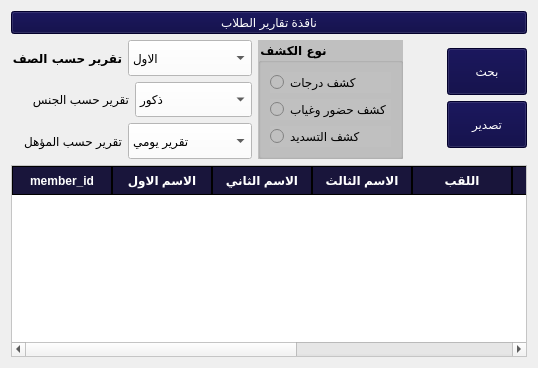
             <widget class="QWidget" name="tab_201">
              <attribute name="title">
               <string>تقارير الطلاب</string>
              </attribute>
              <layout class="QGridLayout" name="gridLayout_44">
               <item row="0" column="0">
                <layout class="QVBoxLayout" name="verticalLayout_33" stretch="10,30,60">
                 <item>
                  <layout class="QGridLayout" name="gridLayout_45">
                   <item row="0" column="0">
                    <widget class="QPushButton" name="pushButton_269">
                     <property name="styleSheet">
                      <string notr="true">background-color:rgb(4, 0, 62);
color:rgb(255, 255, 255);
font: 15pt &quot;PT Bold Heading&quot;;</string>
                     </property>
                     <property name="text">
                      <string>ناقذة تقارير الطلاب</string>
                     </property>
                    </widget>
                   </item>
                  </layout>
                 </item>
                 <item>
                  <layout class="QHBoxLayout" name="horizontalLayout_30">
                   <item>
                    <layout class="QVBoxLayout" name="verticalLayout_34">
                     <item>
                      <layout class="QHBoxLayout" name="horizontalLayout_31">
                       <item>
                        <widget class="QLabel" name="label_11">
                         <property name="maximumSize">
                          <size>
                           <width>120</width>
                           <height>30</height>
                          </size>
                         </property>
                         <property name="font">
                          <font>
                           <family>PT Bold Heading</family>
                           <pointsize>9</pointsize>
                           <weight>75</weight>
                           <italic>false</italic>
                           <bold>true</bold>
                          </font>
                         </property>
                         <property name="text">
                          <string>تقرير حسب الصف</string>
                         </property>
                        </widget>
                       </item>
                       <item>
                        <widget class="QComboBox" name="comboBox_63">
                         <property name="maximumSize">
                          <size>
                           <width>150</width>
                           <height>40</height>
                          </size>
                         </property>
                         <property name="styleSheet">
                          <string notr="true">color: rgb(0, 0, 0);
font: 10pt &quot;MS Shell Dlg 2&quot;;
background-color: rgb(255, 255, 255);</string>
                         </property>
                         <item>
                          <property name="text">
                           <string>الاول</string>
                          </property>
                         </item>
                         <item>
                          <property name="text">
                           <string>تقرير لهذا الاسبوزع</string>
                          </property>
                         </item>
                         <item>
                          <property name="text">
                           <string>تقرير شهري </string>
                          </property>
                         </item>
                         <item>
                          <property name="text">
                           <string>تقرير نصف الترم</string>
                          </property>
                         </item>
                         <item>
                          <property name="text">
                           <string>تقرير سنوي</string>
                          </property>
                         </item>
                         <item>
                          <property name="text">
                           <string>تقرير المخالفات</string>
                          </property>
                         </item>
                        </widget>
                       </item>
                      </layout>
                     </item>
                     <item>
                      <layout class="QHBoxLayout" name="horizontalLayout_32">
                       <item>
                        <widget class="QLabel" name="label_12">
                         <property name="maximumSize">
                          <size>
                           <width>120</width>
                           <height>30</height>
                          </size>
                         </property>
                         <property name="text">
                          <string>تقرير حسب الجنس</string>
                         </property>
                        </widget>
                       </item>
                       <item>
                        <widget class="QComboBox" name="comboBox_64">
                         <property name="maximumSize">
                          <size>
                           <width>150</width>
                           <height>40</height>
                          </size>
                         </property>
                         <property name="styleSheet">
                          <string notr="true">color: rgb(0, 0, 0);
font: 10pt &quot;MS Shell Dlg 2&quot;;
background-color: rgb(255, 255, 255);</string>
                         </property>
                         <item>
                          <property name="text">
                           <string>ذكور</string>
                          </property>
                         </item>
                         <item>
                          <property name="text">
                           <string>اناث</string>
                          </property>
                         </item>
                        </widget>
                       </item>
                      </layout>
                     </item>
                     <item>
                      <layout class="QHBoxLayout" name="horizontalLayout_33">
                       <item>
                        <widget class="QLabel" name="label_13">
                         <property name="maximumSize">
                          <size>
                           <width>120</width>
                           <height>30</height>
                          </size>
                         </property>
                         <property name="text">
                          <string>تقرير حسب المؤهل</string>
                         </property>
                        </widget>
                       </item>
                       <item>
                        <widget class="QComboBox" name="comboBox_65">
                         <property name="maximumSize">
                          <size>
                           <width>150</width>
                           <height>40</height>
                          </size>
                         </property>
                         <property name="styleSheet">
                          <string notr="true">color: rgb(0, 0, 0);
font: 10pt &quot;MS Shell Dlg 2&quot;;
background-color: rgb(255, 255, 255);</string>
                         </property>
                         <item>
                          <property name="text">
                           <string>تقرير يومي</string>
                          </property>
                         </item>
                         <item>
                          <property name="text">
                           <string>تقرير لهذا الاسبوزع</string>
                          </property>
                         </item>
                         <item>
                          <property name="text">
                           <string>تقرير شهري </string>
                          </property>
                         </item>
                         <item>
                          <property name="text">
                           <string>تقرير نصف الترم</string>
                          </property>
                         </item>
                         <item>
                          <property name="text">
                           <string>تقرير سنوي</string>
                          </property>
                         </item>
                         <item>
                          <property name="text">
                           <string>تقرير المخالفات</string>
                          </property>
                         </item>
                        </widget>
                       </item>
                      </layout>
                     </item>
                    </layout>
                   </item>
                   <item>
                    <layout class="QGridLayout" name="gridLayout_46">
                     <item row="0" column="0">
                      <widget class="QGroupBox" name="groupBox_19">
                       <property name="maximumSize">
                        <size>
                         <width>250</width>
                         <height>150</height>
                        </size>
                       </property>
                       <property name="font">
                        <font>
                         <family>PT Bold Heading</family>
                         <pointsize>9</pointsize>
                         <weight>75</weight>
                         <italic>false</italic>
                         <bold>true</bold>
                        </font>
                       </property>
                       <property name="styleSheet">
                        <string notr="true">background-color: rgb(192, 192, 192);</string>
                       </property>
                       <property name="title">
                        <string>نوع الكشف</string>
                       </property>
                       <layout class="QGridLayout" name="gridLayout_59">
                        <item row="0" column="0">
                         <widget class="QRadioButton" name="radioButton_4">
                          <property name="maximumSize">
                           <size>
                            <width>150</width>
                            <height>30</height>
                           </size>
                          </property>
                          <property name="text">
                           <string>كشف درجات </string>
                          </property>
                         </widget>
                        </item>
                        <item row="2" column="0">
                         <widget class="QRadioButton" name="radioButton_5">
                          <property name="maximumSize">
                           <size>
                            <width>150</width>
                            <height>30</height>
                           </size>
                          </property>
                          <property name="text">
                           <string>كشف التسديد</string>
                          </property>
                         </widget>
                        </item>
                        <item row="1" column="0">
                         <widget class="QRadioButton" name="radioButton_6">
                          <property name="maximumSize">
                           <size>
                            <width>150</width>
                            <height>30</height>
                           </size>
                          </property>
                          <property name="text">
                           <string>كشف حضور وغياب</string>
                          </property>
                         </widget>
                        </item>
                       </layout>
                      </widget>
                     </item>
                    </layout>
                   </item>
                   <item>
                    <layout class="QVBoxLayout" name="verticalLayout_35">
                     <property name="leftMargin">
                      <number>38</number>
                     </property>
                     <property name="topMargin">
                      <number>8</number>
                     </property>
                     <property name="rightMargin">
                      <number>0</number>
                     </property>
                     <property name="bottomMargin">
                      <number>11</number>
                     </property>
                     <item>
                      <widget class="QPushButton" name="pushButton_237">
                       <property name="maximumSize">
                        <size>
                         <width>120</width>
                         <height>50</height>
                        </size>
                       </property>
                       <property name="layoutDirection">
                        <enum>Qt::LeftToRight</enum>
                       </property>
                       <property name="styleSheet">
                        <string notr="true">background-color:rgb(4, 0, 62);
color:rgb(255, 255, 255);
font: 15pt &quot;PT Bold Heading&quot;;</string>
                       </property>
                       <property name="text">
                        <string>بحث</string>
                       </property>
                       <property name="icon">
                        <iconset>
                         <normaloff>.designer/.designer/icons/add-to-28.svg</normaloff>.designer/.designer/icons/add-to-28.svg</iconset>
                       </property>
                       <property name="iconSize">
                        <size>
                         <width>30</width>
                         <height>30</height>
                        </size>
                       </property>
                      </widget>
                     </item>
                     <item>
                      <widget class="QPushButton" name="pushButton_238">
                       <property name="maximumSize">
                        <size>
                         <width>120</width>
                         <height>50</height>
                        </size>
                       </property>
                       <property name="layoutDirection">
                        <enum>Qt::LeftToRight</enum>
                       </property>
                       <property name="styleSheet">
                        <string notr="true">background-color:rgb(4, 0, 62);
color:rgb(255, 255, 255);
font: 15pt &quot;PT Bold Heading&quot;;</string>
                       </property>
                       <property name="text">
                        <string>تصدير</string>
                       </property>
                       <property name="icon">
                        <iconset>
                         <normaloff>.designer/.designer/icons/add-to-28.svg</normaloff>.designer/.designer/icons/add-to-28.svg</iconset>
                       </property>
                       <property name="iconSize">
                        <size>
                         <width>30</width>
                         <height>30</height>
                        </size>
                       </property>
                      </widget>
                     </item>
                    </layout>
                   </item>
                  </layout>
                 </item>
                 <item>
                  <layout class="QGridLayout" name="gridLayout_47">
                   <item row="0" column="0">
                    <widget class="QTableWidget" name="tblStudents_3">
                     <property name="styleSheet">
                      <string notr="true">QTableWidget {
    background-color: #FFFFFF;
    alternate-background-color:rgb(0, 0, 0);
    font: 9pt &quot;PT Bold Heading&quot;;
    font-weight: bold;
 color:rgb(0, 0, 0)
}

QHeaderView::section {
    background-color:rgb(25, 21, 59);
    border: 1px solid rgb(0, 0, 0);
    font-weight: bold;
    padding: 4px;
    text-align: center;
	font: 10pt &quot;PT Bold Heading&quot;;
	color:rgb(255, 255, 255)
}

QTableWidget::item:selected {
    background-color:rgb(25, 21, 65);
    color:rgb(255, 255, 255);
}</string>
                     </property>
                     <column>
                      <property name="text">
                       <string>member_id</string>
                      </property>
                     </column>
                     <column>
                      <property name="text">
                       <string>الاسم الاول</string>
                      </property>
                     </column>
                     <column>
                      <property name="text">
                       <string>الاسم الثاني</string>
                      </property>
                     </column>
                     <column>
                      <property name="text">
                       <string>الاسم الثالث</string>
                      </property>
                     </column>
                     <column>
                      <property name="text">
                       <string>اللقب</string>
                      </property>
                     </column>
                     <column>
                      <property name="text">
                       <string>الصف</string>
                      </property>
                     </column>
                     <column>
                      <property name="text">
                       <string>تاريخ الميلاد</string>
                      </property>
                     </column>
                     <column>
                      <property name="text">
                       <string>رقم ولي الامر</string>
                      </property>
                     </column>
                     <column>
                      <property name="text">
                       <string>العمليات</string>
                      </property>
                     </column>
                    </widget>
                   </item>
                  </layout>
                 </item>
                </layout>
               </item>
              </layout>
             </widget>
